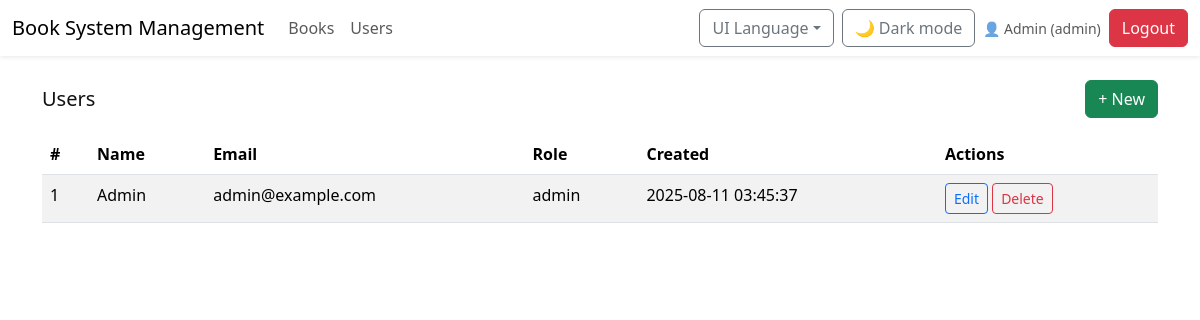
/users.php (signed in), run on the app's committed database.
### tables this page shows
CREATE TABLE IF NOT EXISTS users (
  id INT AUTO_INCREMENT PRIMARY KEY,
  name VARCHAR(100) NOT NULL,
  email VARCHAR(190) NOT NULL UNIQUE,
  password_hash VARCHAR(255) NOT NULL,
  role ENUM('admin','editor','viewer') NOT NULL DEFAULT 'viewer',
  created_at TIMESTAMP DEFAULT CURRENT_TIMESTAMP
);

### config.php (called while the page is built)
<?php
return [
  'db' => [
    'host' => '127.0.0.1',
    'port' => 3306,
    'name' => 'book_system',
    'user' => 'root',
    'pass' => '',
    'charset' => 'utf8mb4',
  ],
  'default_locale' => 'en',
  'locales' => [
    'en' => ['label' => 'English', 'rtl' => false],
    'ckb' => ['label' => 'Kurdî (Sorani)', 'rtl' => true],
    'ar' => ['label' => 'العربية', 'rtl' => true],
    'fa' => ['label' => 'فارسی', 'rtl' => true],
    'tr' => ['label' => 'Türkçe', 'rtl' => false],
  ],
  'app_name' => 'Book System Management',
];

### i18n.php (called while the page is built, shortened)
<?php
$cfg = require __DIR__ . '/config.php';
$LOCALE = $_SESSION['locale'] ?? $cfg['default_locale'];
$RTL = $cfg['locales'][$LOCALE]['rtl'] ?? false;
function t($key)
{
    global $LOCALE, $STRINGS;
    return $STRINGS[$LOCALE][$key] ?? ($STRINGS['en'][$key] ?? $key);
}

### auth.php (called while the page is built, shortened)
<?php
function current_user()
{
    return $_SESSION['user'] ?? null;
}

### public/users.php (the view, shortened to what this page needs)
<?php
require_once __DIR__ . '/../auth.php';
require_once __DIR__ . '/../i18n.php';
$pdo = db();
$users = $pdo->query('SELECT id,name,email,role,created_at FROM users ORDER BY created_at DESC')->fetchAll();
include __DIR__ . '/partials/header.php';
include __DIR__ . '/partials/nav.php';
?>
<div class="container py-4">
    <div class="d-flex justify-content-between align-items-center mb-3">
        <h1 class="h5 m-0"><?= t('users') ?></h1>
        <button class="btn btn-success" data-bs-toggle="modal" data-bs-target="#userModal">+ New</button>
    </div>
    <div class="table-responsive">
        <table class="table table-striped">
            <thead>
                <tr>
                    <th>#</th>
                    <th><?= t('name') ?></th>
                    <th>Email</th>
                    <th><?= t('role') ?></th>
                    <th>Created</th>
                    <th><?= t('actions') ?></th>
                </tr>
            </thead>
            <tbody>
                <?php foreach ($users as $i => $u): ?>
                    <tr>
                        <td><?= $i + 1 ?></td>
                        <td><?= htmlspecialchars($u['name']) ?></td>
                        <td><?= htmlspecialchars($u['email']) ?></td>
                        <td><?= htmlspecialchars($u['role']) ?></td>
                        <td><?= htmlspecialchars($u['created_at']) ?></td>
                        <td>
                            <button class="btn btn-sm btn-outline-primary" data-bs-toggle="modal"
                                data-bs-target="#editModal<?= $u['id'] ?>">Edit</button>
                            <form method="post" class="d-inline" onsubmit="return confirm('Delete?')">
                                <button class="btn btn-sm btn-outline-danger">Delete</button>
                            </form>
                        </td>
                    </tr>
                <?php endforeach; ?>
            </tbody>
        </table>
    </div>
</div>
<?php include __DIR__ . '/partials/footer.php'; ?>

### public/partials/header.php (shortened to what this page needs)
<?php
require_once __DIR__ . '/../../auth.php';
require_once __DIR__ . '/../../i18n.php';
$cfg = require __DIR__ . '/../../config.php';
?>
<!doctype html>
<html lang="<?= htmlspecialchars($LOCALE) ?>" dir="<?= $RTL ? 'rtl' : 'ltr' ?>">
<head>
    <link rel="stylesheet" href="https://cdn.jsdelivr.net/npm/bootstrap@5.3.3/dist/css/bootstrap.min.css">
    <link rel="stylesheet" href="/public/assets/styles.css">
</head>
<body data-theme="light">

### public/partials/nav.php (shortened to what this page needs)
<?php $user = current_user();
$isAdmin = $user && $user['role'] === 'admin'; ?>
<nav class="navbar navbar-expand-lg shadow-sm sticky-top" id="topbar">
    <div class="container-fluid">
        <a class="navbar-brand" href="/public/dashboard.php"><?= t('app_title') ?></a>
        <div class="collapse navbar-collapse" id="navmenu">
            <ul class="navbar-nav me-auto mb-2 mb-lg-0">
                <li class="nav-item"><a class="nav-link" href="dashboard.php"><?= t('books') ?></a></li>
                <?php if ($isAdmin): ?>
                    <li class="nav-item"><a class="nav-link" href="users.php"><?= t('users') ?></a></li>
                <?php endif; ?>
            </ul>
            <div class="d-flex align-items-center gap-2">
                <div class="dropdown">
                    <button class="btn btn-outline-secondary dropdown-toggle"
                        data-bs-toggle="dropdown"><?= t('language_ui') ?></button>
                </div>
                <button id="themeToggle" class="btn btn-outline-secondary">🌙 <?= t('dark_mode') ?></button>
                <?php if ($user): ?>
                    <span class="navbar-text small">👤 <?= htmlspecialchars($user['name']) ?>
                        (<?= htmlspecialchars($user['role']) ?>)</span>
                    <a class="btn btn-danger" href="logout.php"><?= t('logout') ?></a>
                <?php endif; ?>
            </div>
        </div>
    </div>
</nav>

### public/partials/footer.php (shortened to what this page needs)
</body>
</html>

### public/assets/styles.css (style rules this page uses)
:root { --bg:#ffffff; --fg:#111111; --muted:#6c757d; --card:#ffffff; }
html,body { background:var(--bg); color:var(--fg); }
#topbar { background:var(--card); }
.table thead th { position:sticky; top:0; background:var(--card); z-index:1; }

### data on the page
users: name "Admin", role "admin", email "admin@example.com", created_at "2025-08-11 03:45:37"

### other printed values
t('app_title') "Book System Management"
t('books') "Books"
t('users') "Users"
t('language_ui') "UI Language"
t('dark_mode') "Dark mode"
t('logout') "Logout"
t('name') "Name"
t('role') "Role"
t('actions') "Actions"
